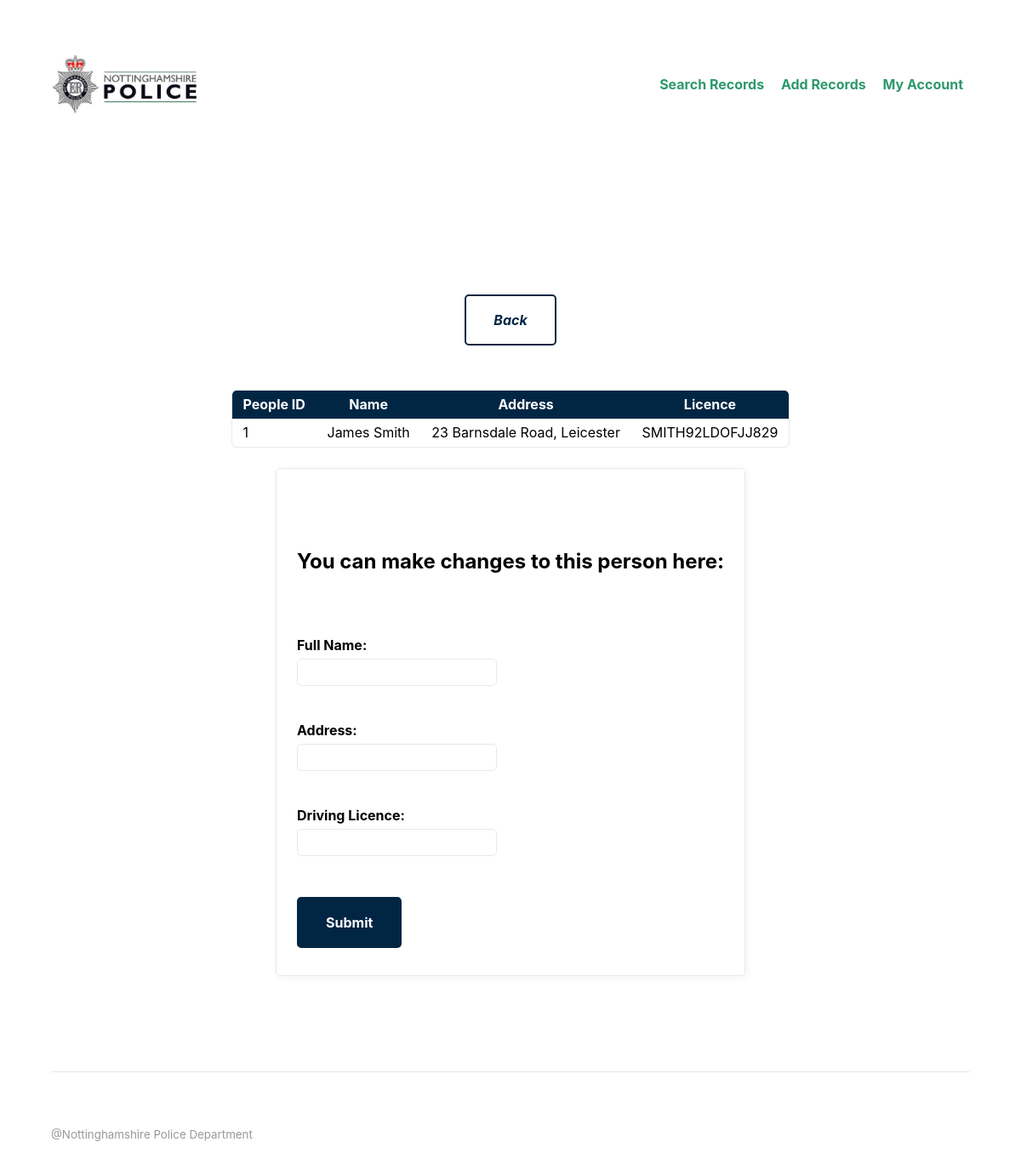
The page /editperson.php?flag=1 (signed in) on the database its author committed.
### tables this page shows
CREATE TABLE People (
  People_ID int(11) NOT NULL,
  People_name varchar(50) NOT NULL,
  People_address varchar(50) DEFAULT NULL,
  People_licence varchar(16) DEFAULT NULL
);

### editperson.php (the view, shortened to what this page needs)
<?php
require __DIR__ . '/functions.php';
$conn = mysqli_connect($_SESSION["servername"], $_SESSION["username"], $_SESSION["password"], $_SESSION["dbname"]);
?>
<html>
<head>
<link rel="stylesheet" href="mvp.css">
</head>
<header>
    <p><a href="searchperson.php?flag=3"><i>Back</i></a></p>
</header>
<section>
    <table>
    <thead>
    <tr><th>People ID</th><th>Name</th><th>Address</th><th>Licence</th></tr>
    </thead>
    <?php
    $sql = "SELECT * FROM People WHERE People_ID='".$_SESSION["id"]."';";
    $result=mysqli_query($conn,$sql);
    $array=mysqli_fetch_array($result);
    echo "<tr><td>$array[0]</td><td>$array[1]</td><td>$array[2]</td><td>$array[3]</td></tr>";
    echo '</table>
    </section><br/>';
    echo
    '<section>
    <form action="editperson.php" method="post">
    <header>
    <h2>You can make changes to this person here:</h2>
    </header>
        <label for="newname">Full Name:</label>
        <input type="text" name="newname"><br/>
        <label for="newaddress">Address:</label>
        <input type="text" name="newaddress"><br/>
        <label for="newlicence">Driving Licence:</label>
        <input type="text" name="newlicence"><br/>
        <button type="submit">Submit</button>
    </form>
    </section>';
	?>
</html>

### mvp.css (style rules this page uses)
:root { --border-radius: 5px; --box-shadow: 2px 2px 10px; --color: #012644; --color-accent: #118bee15; --color-bg: #fff; --color-bg-secondary: #e9e9e9; --color-secondary: #2e996c; --color-secondary-accent: #920de90b; --color-shadow: #f4f4f4; --color-text: #000; --color-text-secondary: #999; --font-family: -apple-system, BlinkMacSystemFont, "Segoe UI", Roboto, Oxygen-Sans, Ubuntu, Cantarell, "Helvetica Neue", sans-serif; --hover-brightness: 1.2; --justify-important: center; --justify-normal: left; --line-height: 1.5; --width-card: 285px; --width-card-medium: 460px; --width-card-wide: 800px; --width-content: 1080px; }
footer, header, main { margin: 0 auto; max-width: var(--width-content); padding: 2rem 1rem; }
section { display: flex; flex-wrap: wrap; justify-content: var(--justify-important); }
header { text-align: var(--justify-important); }
header a b, header a em, header a i, header a strong { margin-left: 0.5rem; margin-right: 0.5rem; }
section header { padding-top: 0; width: 100%; }
h1, h2, h3, h4, h5 { line-height: var(--line-height); }
p { margin: 0.75rem 0; padding: 0; text-align: var(--justify-important); }
a { color: var(--color-secondary); display: inline-block; font-weight: bold; text-decoration: none; }
a b, a em, a i, a strong, button { border-radius: var(--border-radius); display: inline-block; font-size: medium; font-weight: bold; line-height: var(--line-height); margin: 0.5rem 0; padding: 1rem 2rem; }
button { font-family: var(--font-family); }
a b, a strong, button { background-color: var(--color); border: 2px solid var(--color); color: var(--color-bg); }
a em, a i { border: 2px solid var(--color); border-radius: var(--border-radius); color: var(--color); display: inline-block; padding: 1rem 2rem; }
form { border: 1px solid var(--color-bg-secondary); border-radius: var(--border-radius); box-shadow: var(--box-shadow) var(--color-shadow); display: block; max-width: var(--width-card-wide); min-width: var(--width-card); padding: 1.5rem; text-align: var(--justify-normal); }
form header { margin: 1.5rem 0; padding: 1.5rem 0; }
input, label, select, textarea { display: block; font-size: inherit; max-width: var(--width-card-wide); }
input, select, textarea { border: 1px solid var(--color-bg-secondary); border-radius: var(--border-radius); margin-bottom: 1rem; padding: 0.4rem 0.8rem; }
label { font-weight: bold; margin-bottom: 0.2rem; }
table { border: 1px solid var(--color-bg-secondary); border-radius: var(--border-radius); border-spacing: 0; display: inline-block; max-width: 100%; overflow-x: auto; padding: 0; white-space: nowrap; }
table td, table th, table tr { padding: 0.4rem 0.8rem; text-align: var(--justify-important); }
table thead { background-color: var(--color); border-collapse: collapse; border-radius: var(--border-radius); color: var(--color-bg); margin: 0; padding: 0; }
table thead th:first-child { border-top-left-radius: var(--border-radius); }
table thead th:last-child { border-top-right-radius: var(--border-radius); }
table thead th:first-child, table tr td:first-child { text-align: var(--justify-normal); }
html { visibility: visible; opacity: 1; }

### editperson.php (style rules this page uses)
html { visibility: hidden;opacity:0; }

### rows shown on the page
people: People_ID "1", People_name "James Smith", People_address "23 Barnsdale Road, Leicester", People_licence "SMITH92LDOFJJ829"
